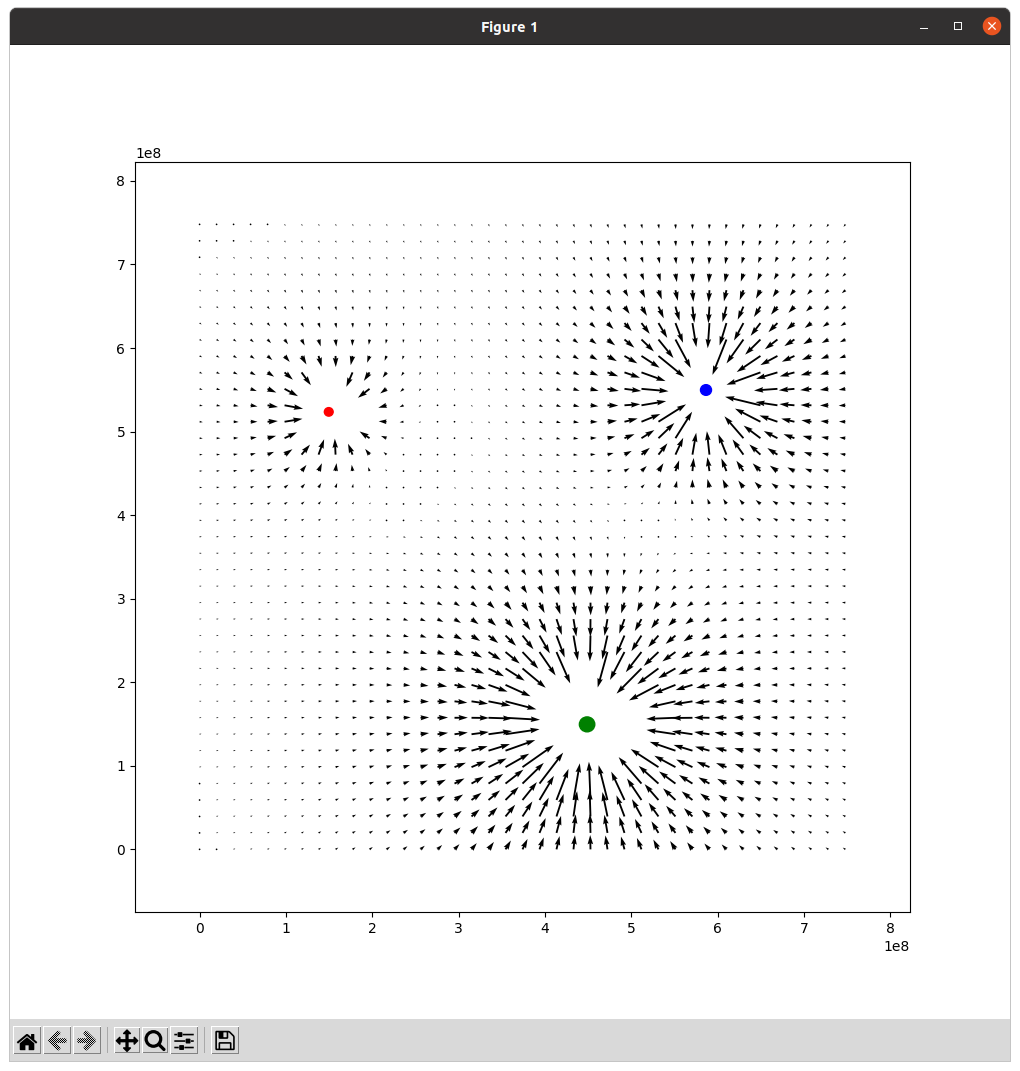

Recreate this plot in Python.
# gravity
import numpy as np
from astropy import constants
import matplotlib.pyplot as plt
from matplotlib import patches as mpl_patches
from shapely.geometry import Point

G = constants.G.value
EARTH_RADIUS = constants.R_earth.value
EARTH_MASS = constants.M_earth.value
AU = constants.au.value
buffer_radius = 10.0


class Map:
    @classmethod
    def settings(cls, dimension, figsize):
        cls.fig, cls.ax = plt.subplots(figsize=figsize)
        cls.ax.set_xlim(-0.1*dimension, 1.1*dimension)
        cls.ax.set_ylim(-0.1*dimension, 1.1*dimension)

    @classmethod
    def blip(cls):
        cls.fig.canvas.draw()
        cls.fig.canvas.flush_events()



class MassObject(Map):
    def __init__(self, mass, x, y, radius, color='black'):
        self.mass = mass
        self.location = Point(x, y)
        self.radius = radius
        self.body = mpl_patches.Circle((self.location.x, self.location.y), self.radius, color=color, picker=10)
        self.ax.add_patch(self.body)
        cv_body = self.body.figure.canvas
        cv_body.mpl_connect('pick_event', self.on_pick)
        cv_body.mpl_connect('motion_notify_event', self.on_motion)
        cv_body.mpl_connect('button_release_event', self.on_release)
        self.current_dragging = False
        self.cvf = None

    def on_pick(self, event):
        if event.artist != self.body:
            return
        self.current_dragging = True

    def on_motion(self, event):
        if not self.current_dragging:
            return

        self.location = Point(event.xdata, event.ydata)
        self.body.center = (self.location.x, self.location.y)
        self.blip()

    def on_release(self, event):
        self.cvf.field.remove()
        self.cvf.plot_vectorfield()
        self.current_dragging = False
        self.blip()

    def grav_vec(self, x, y, buffer_radius):
        ''' method that returns a tuple of the gravity vector at location
            (x, y) due to the MassObject
        '''
        dx = (x - self.location.x)
        dy = (y - self.location.y)
        radius = np.sqrt(dx*dx + dy*dy)
        if radius < buffer_radius * self.radius:
            return np.nan, np.nan

        angle = np.arctan2(dy, dx)
        force = - G * self.mass / (radius * radius)
        return force * np.cos(angle), force * np.sin(angle)


class VectorField(Map):
    def __init__(self, x, y, vector_fields):
        self.vector_fields = vector_fields
        self.x_vals = x
        self.y_vals = y

    def plot_vectorfield(self):
        u = [0 for _ in range(len(self.y_vals)*len(self.x_vals))]
        v = u.copy()
        for vector_field in self.vector_fields:
            index = 0
            for y in self.y_vals:
                for x in self.x_vals:
                    vector = vector_field(x, y, buffer_radius)
                    if np.isnan(vector[0]):
                        u[index] = np.nan
                        v[index] = np.nan

                    else:
                        u[index] += vector[0]
                        v[index] += vector[1]

                    index += 1

        u = np.array(u)
        v = np.array(v)
        x, y = np.meshgrid(self.x_vals, self.y_vals)
        self.field = self.ax.quiver(x, y, u, v, scale=2)


def main():
    dimension = AU / 200
    x_vals = np.linspace(0, dimension, 39)
    y_vals = np.linspace(0, dimension, 39)
    solar_map = Map()
    solar_map.settings(dimension, (10,10))

    earth = MassObject(
        EARTH_MASS, dimension*0.6, dimension*0.7, EARTH_RADIUS, color='blue')
    mars = MassObject(
        0.3*EARTH_MASS, dimension*0.2, dimension*0.7, 0.8*EARTH_RADIUS, color='red')
    jupiter = MassObject(
        2.0*EARTH_MASS, dimension*0.6, dimension*0.2, 1.4*EARTH_RADIUS, color='green')

    # create one common vector field and pass to each of the mass objects
    cvf = VectorField(x_vals, y_vals, [mars.grav_vec, earth.grav_vec, jupiter.grav_vec])
    earth.cvf = cvf
    mars.cvf = cvf
    jupiter.cvf = cvf
    cvf.plot_vectorfield()
    plt.show()


if __name__ == '__main__':
    main()
